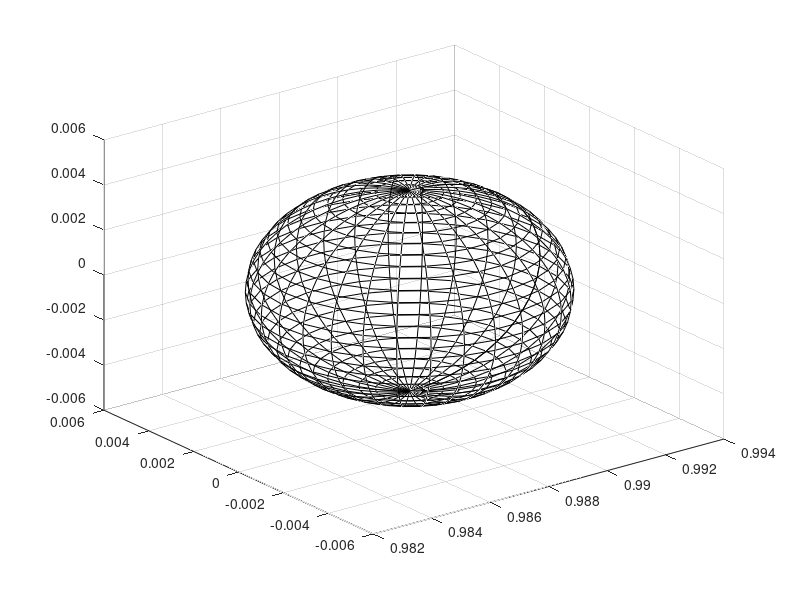

Recreate this plot in MATLAB. (Note: this script raises an error after producing the figure.)
function findPumpkins()
                       rMoon = 1738; 
                       lStar = 389703;
                          mu = 1.215058560962404E-2;
                        tau0 = 2*pi;
                          Np = [5,10,15,20,30,40,50];

xzydot0 = [0.99315711	0.076813075	0.400320787
            0.991080521	0.068665491	0.422523001
            0.990083314	0.062240761	0.44324752
            0.989515582	0.05708888	0.462442056
            0.989154932	0.052865886	0.480291405
            0.988908353	0.049335763	0.496982911
            0.988730678	0.046335571	0.512673825
            0.988597504	0.043749898	0.527493682
            0.988494574	0.041494868	0.541549112
            0.98841304	0.039508092	0.554928401
            0.988347138	0.037742184	0.567705233
            0.988292968	0.036160488	0.579941637
            0.988247799	0.034734185	0.591690282
            0.988209672	0.033440287	0.60299625
            0.988177143	0.032260221	0.613898429
            0.988149129	0.031178806	0.624430597
            0.988124803	0.030183506	0.634622287
            0.988103521	0.029263871	0.644499478
            0.98808478	0.028411115	0.654085149
            0.988068177	0.027617795	0.66339973
            0.988053387	0.026877556	0.672461471
            0.988040147	0.026184944	0.68128675
            0.98802824	0.025535243	0.689890319
            0.988017488	0.024924358	0.698285522
            0.988007742	0.024348709	0.706484469
            0.987998874	0.023805157	0.714498189
            0.98799078	0.023290934	0.722336755
            0.987983369	0.022803588	0.730009396
            0.987976564	0.022340943	0.73752459
            0.987970298	0.021901055	0.744890145
            0.987964515	0.021482186	0.752113269
            0.987959163	0.021082776	0.759200634
            0.987954201	0.020701417	0.766158425
            0.98794959	0.020336839	0.77299239
            0.98794129	0.019653533	0.786309891
            0.987937547	0.019332808	0.792803085
            0.987930756	0.018728864	0.805480212
            0.987924768	0.018169962	0.817771051
            0.987919457	0.017650959	0.829703696
            0.987917023	0.017405028	0.835543607
            0.987914722	0.017167486	0.841303115
            0.987912544	0.016937884	0.846984927
            0.987910481	0.016715806	0.852591607
            0.987908523	0.016500865	0.858125587
            0.987906664	0.016292701	0.863589177
            0.987904897	0.016090979	0.868984571];
NpVec = (5:50)';

       x0 = [xzydot0(:,1), NpVec.*0,xzydot0(:,2),NpVec.*0,xzydot0(:,3),NpVec.*0];
        J = NaN(size(Np));
       nu = NaN(size(Np));
       rP = NaN(size(Np));
       rA = NaN(size(Np));

figure('Color',[1 1 1]);
[x,y,z] = sphere(30);
surf(x.*rMoon./lStar + 1-mu, ...
     y.*rMoon./lStar, ...
     z.*rMoon./lStar,'faceColor','none','edgeColor','k'); hold on;
for tp=1:numel(Np)
      idx = ismember(NpVec,Np(tp));
    x0tmp = pumpkyn.cr3bp.cont_np(x0(idx,:),tau0,mu,1e-12);
      data = pumpkyn.cr3bp.orbitProperties(x0tmp,tau0,mu,lStar);
     J(tp) = data.Jacobi;
    nu(tp) = data.StabilityIndex;
    rP(tp) = data.Perilune.*lStar-rMoon;
    rA(tp) = data.Apolune.*lStar-rMoon;
    fprintf('Np = %d, rP = %9.3f [km], rA = %9.3f [km], nu = %0.4f\n',Np(tp), ...
            rP(tp),rA(tp),nu(tp));
    plot3(data.x(:,1),data.x(:,2),data.x(:,3));
end

axis equal;

end
